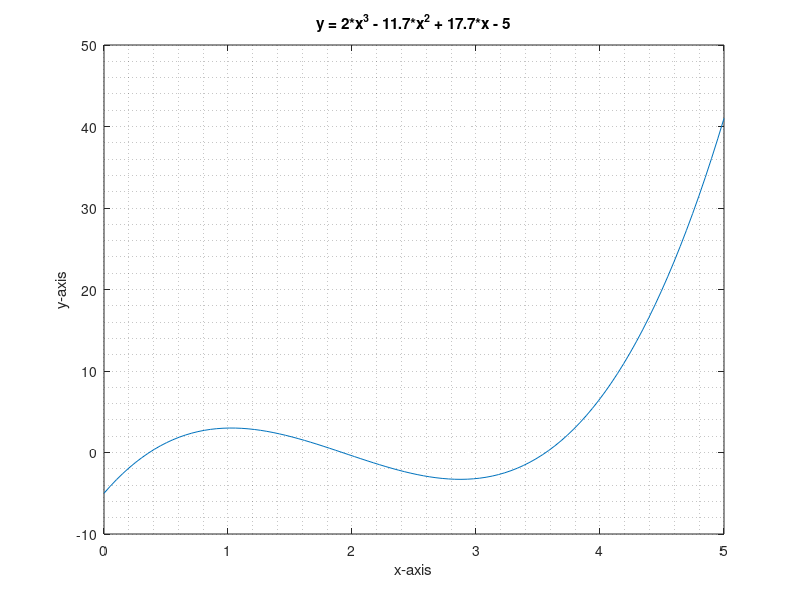

MATLAB code for this plot:


%% a. graphically
x = linspace(0,5);
y = 2*x.^3 - 11.7*x.^2 + 17.7*x - 5;

plot(x,y);
grid minor;
title('y = 2*x^3 - 11.7*x^2 + 17.7*x - 5');
xlabel('x-axis');
ylabel('y-axis');

%% b. Fixed-Point Iteration
% three iterations, x_0 = 3

x_0 = 3;
